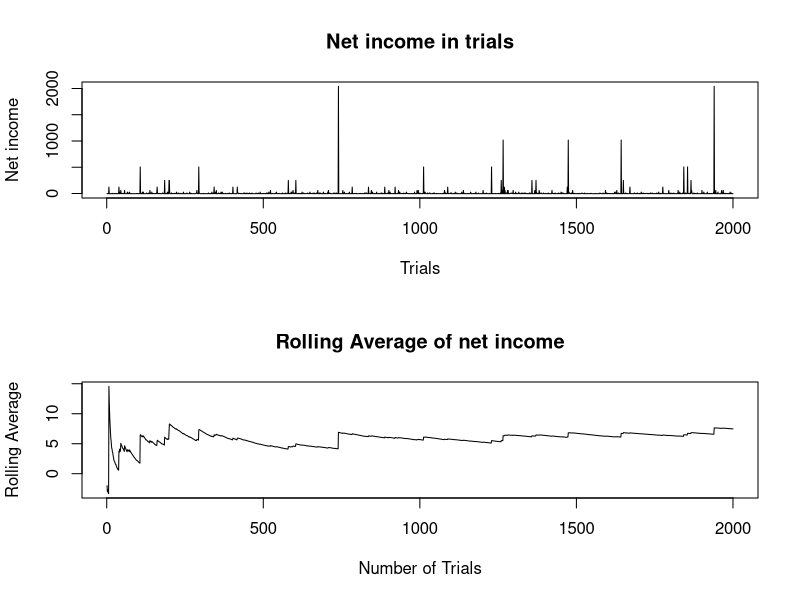

This chart was generated by the following R code:
PlayGame <- function(winnings=0, turn=1) {
  if(sample(0:1, 1)) {
    winnings <- winnings + (2^turn)
    turn <- turn + 1
    PlayGame(winnings, turn)
  }
  else {
    winnings
  }
}

RunSimulation <- function(timesToPlay, ticket.price ) {
  results <- rep(NA, timesToPlay)
  results2 <- rep(NA, timesToPlay)
  rollingAvg <- rep(NA, timesToPlay)
  for(i in 1:timesToPlay) {
    results[i] <- PlayGame() - ticket.price
    rollingAvg[i] <- mean(results[1:i])
  }
  par(mfrow = c(2, 1))
  plot(results, type="l", xlab="Trials", ylab="Net income", main = "Net income in trials")
  plot(rollingAvg, type="l", xlab="Number of Trials", ylab="Rolling Average", main="Rolling Average of net income")
  par(mfrow = c(1, 1))
  }

RunSimulation(timesToPlay = 2000, ticket.price = 4 )


